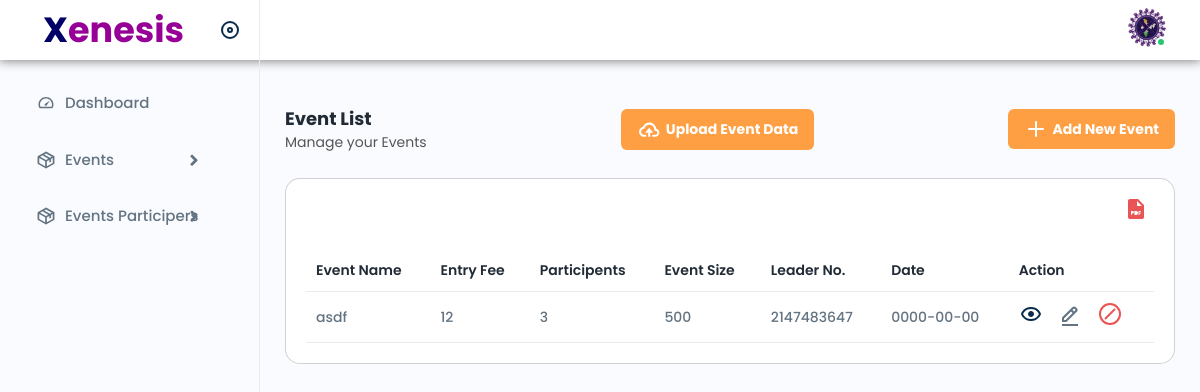
/Admin/eventlist.php, run on an earlier commit of the app's database.
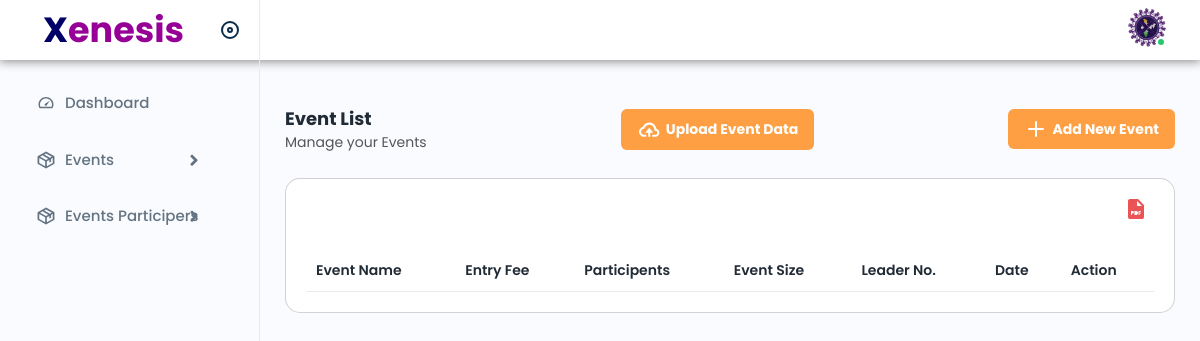
And on a later commit of the database.
### tables this page shows
CREATE TABLE `event_master` (
  `event_id` int(11) NOT NULL,
  `event_name` varchar(100) NOT NULL,
  `tagline` text NOT NULL,
  `department_id` int(11) NOT NULL,
  `team_name` varchar(100) NOT NULL,
  `event_leader_no` bigint(20) NOT NULL,
  `participation_price` int(11) NOT NULL,
  `participation_price_team` int(11) NOT NULL,
  `team_member_count` int(11) NOT NULL,
  `winner_price1` int(11) NOT NULL,
  `winner_price2` int(11) NOT NULL,
  `winner_price3` int(11) NOT NULL,
  `location` varchar(200) NOT NULL,
  `date` date NOT NULL,
  `event_description` text NOT NULL,
  `rules` text NOT NULL,
  `round1_title` varchar(200) NOT NULL,
  `round1_description` text DEFAULT NULL,
  `round2_title` varchar(200) NOT NULL DEFAULT 'N/A',
  `round2_description` text DEFAULT 'N/A',
  `round3_title` varchar(200) NOT NULL DEFAULT 'N/A',
  `round3_description` text DEFAULT 'N/A',
  `round4_title` varchar(200) DEFAULT 'N/A',
  `round4_description` text DEFAULT 'N/A',
  `round5_title` varchar(200) DEFAULT 'N/A',
  `round5_description` text DEFAULT 'N/A',
  `images` varchar(254) NOT NULL,
  `image_path` text NOT NULL,
  `max_tickets` int(11) DEFAULT NULL
);

### Admin/eventlist.php (the view, shortened to what the changed rows need)
<!DOCTYPE html>
<html lang="en">
<head>
    <link rel="stylesheet" href="../assets/css/bootstrap.min.css">
    <link rel="stylesheet" href="../assets/plugins/icons/ionic/ionicons.css">
    <link rel="stylesheet" href="../assets/plugins/icons/feather/feather.css">
    <link rel="stylesheet" href="../assets/css/animate.css">
    <link rel="stylesheet" href="../assets/plugins/select2/css/select2.min.css">
    <link rel="stylesheet" href="../assets/css/dataTables.bootstrap4.min.css">
    <link rel="stylesheet" href="../assets/plugins/fontawesome/css/fontawesome.min.css">
    <link rel="stylesheet" href="../assets/plugins/fontawesome/css/all.min.css">
    <link href="https://cdn.jsdelivr.net/npm/bootstrap@5.3.0/dist/css/bootstrap.min.css" rel="stylesheet"
>
    <link rel="stylesheet" href="../assets/css/style.css">
</head>
<body>
    <div class="main-wrapper">
        <div class="page-wrapper">
            <div class="content">
                <div class="card">
                    <div class="card-body">
                        <div class="table-responsive">
                            <table class="table  datanew">
                                <thead>
                                    <tr>
                                        <th>Event Name</th>
                                        <th>Entry Fee</th>
                                        <th>Participents</th>
                                        <th>Event Size</th>
                                        <th>Leader No.</th>
                                        <th>Date</th>
                                        <th>Action</th>
                                    </tr>
                                </thead>
                                <tbody>
                                        <?php
                                            require "../includes/scripts/connection.php";
                                            $sql = "SELECT * FROM `event_master`";
                                            $result = $conn->query($sql);
                                            if($result->num_rows > 0){
                                                while($row = $result->fetch_assoc()){
                                                    echo "<tr>
                                                            <td>".
                                                                $row['event_name']
                                                            ."</td>
                                                            <td>".
                                                                $row['participation_price']
                                                            ."</td>
                                                            <td>".
                                                                $row['team_member_count']
                                                            ."</td>
                                                            <td>".
                                                                $row['max_tickets']
                                                            ."</td>
                                                            <td>".
                                                                $row['event_leader_no']
                                                            ."</td>
                                                            <td>".
                                                                $row['date']
                                                            ."</td>
                                                            <td>
                                                                <a class='me-3'
                                                                    href='eventdetails.php?id=".$row['event_id']."'>
                                                                    <img src='../assets/img/icons/eye.svg' alt='img'>
                                                                </a>
                                                                <a class='me-3' href='editevent.php?id=".$row['event_id']."'>
                                                                    <img src='../assets/img/icons/edit.svg' alt='img'>
                                                                </a>
                                                                <a href='disableevent.php' id='disableBtn' onclick='toggleButtons()'>
                                                                    <img src='../assets/img/icons/disable.svg' alt='img' style='height: 24px;'>
                                                                </a>
                                                            </td>
                                                        </tr>";
                                                }
                                            }
                                        ?>
                                </tbody>
                            </table>
                        </div>
                    </div>
                </div>
            </div>
        </div>
    </div>
</body>
</html>

What changed in the data, as far as the page shows it:
removed event_master: event_name "asdf", participation_price "12", team_member_count "3", max_tickets "500", event_leader_no "2147483647", date "0000-00-00"
